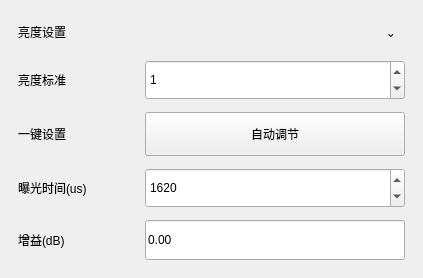
                  <widget class="QFrame" name="allBrightnessCard">
                   <property name="frameShape">
                    <enum>QFrame::NoFrame</enum>
                   </property>
                   <property name="card" stdset="0">
                    <bool>true</bool>
                   </property>
                   <layout class="QVBoxLayout" name="verticalLayout_allBrightnessCard">
                    <property name="spacing">
                     <number>14</number>
                    </property>
                    <property name="leftMargin">
                     <number>18</number>
                    </property>
                    <property name="topMargin">
                     <number>18</number>
                    </property>
                    <property name="rightMargin">
                     <number>18</number>
                    </property>
                    <property name="bottomMargin">
                     <number>18</number>
                    </property>
                    <item>
                     <widget class="QFrame" name="allBrightnessCardHeaderFrame">
                      <property name="frameShape">
                       <enum>QFrame::NoFrame</enum>
                      </property>
                      <layout class="QHBoxLayout" name="horizontalLayout_allBrightnessCardHeader">
                       <property name="spacing">
                        <number>0</number>
                       </property>
                       <property name="leftMargin">
                        <number>0</number>
                       </property>
                       <property name="topMargin">
                        <number>0</number>
                       </property>
                       <property name="rightMargin">
                        <number>0</number>
                       </property>
                       <property name="bottomMargin">
                        <number>0</number>
                       </property>
                       <item>
                        <widget class="QLabel" name="allBrightnessCardTitleLabel">
                         <property name="text">
                          <string>亮度设置</string>
                         </property>
                         <property name="cardTitle" stdset="0">
                          <bool>true</bool>
                         </property>
                        </widget>
                       </item>
                       <item>
                        <spacer name="horizontalSpacer_allBrightnessCardHeader">
                         <property name="orientation">
                          <enum>Qt::Horizontal</enum>
                         </property>
                         <property name="sizeHint" stdset="0">
                          <size>
                           <width>40</width>
                           <height>20</height>
                          </size>
                         </property>
                        </spacer>
                       </item>
                       <item>
                        <widget class="QToolButton" name="allBrightnessCardCollapseButton">
                         <property name="minimumSize">
                          <size>
                           <width>28</width>
                           <height>28</height>
                          </size>
                         </property>
                         <property name="text">
                          <string>⌄</string>
                         </property>
                         <property name="autoRaise">
                          <bool>true</bool>
                         </property>
                        </widget>
                       </item>
                      </layout>
                     </widget>
                    </item>
                    <item>
                     <widget class="QFrame" name="allBrightnessFormFrame">
                      <property name="frameShape">
                       <enum>QFrame::NoFrame</enum>
                      </property>
                      <layout class="QGridLayout" name="gridLayout_allBrightness">
                       <property name="leftMargin">
                        <number>0</number>
                       </property>
                       <property name="topMargin">
                        <number>0</number>
                       </property>
                       <property name="rightMargin">
                        <number>0</number>
                       </property>
                       <property name="bottomMargin">
                        <number>0</number>
                       </property>
                       <property name="horizontalSpacing">
                        <number>18</number>
                       </property>
                       <property name="verticalSpacing">
                        <number>12</number>
                       </property>
                       <item row="0" column="2">
                        <widget class="QSpinBox" name="brightnessStandardspinBox">
                         <property name="sizePolicy">
                          <sizepolicy hsizetype="Preferred" vsizetype="Fixed">
                           <horstretch>0</horstretch>
                           <verstretch>0</verstretch>
                          </sizepolicy>
                         </property>
                         <property name="minimumSize">
                          <size>
                           <width>260</width>
                           <height>40</height>
                          </size>
                         </property>
                         <property name="value">
                          <number>1</number>
                         </property>
                        </widget>
                       </item>
                       <item row="2" column="0">
                        <widget class="QLabel" name="exposureTimeLabel">
                         <property name="text">
                          <string>曝光时间(us)</string>
                         </property>
                         <property name="formLabel" stdset="0">
                          <bool>true</bool>
                         </property>
                        </widget>
                       </item>
                       <item row="3" column="2">
                        <widget class="QLineEdit" name="gainLineEdit">
                         <property name="minimumSize">
                          <size>
                           <width>260</width>
                           <height>40</height>
                          </size>
                         </property>
                         <property name="text">
                          <string>0.00</string>
                         </property>
                        </widget>
                       </item>
                       <item row="2" column="2">
                        <widget class="QSpinBox" name="exposureTimespinBox">
                         <property name="sizePolicy">
                          <sizepolicy hsizetype="Preferred" vsizetype="Fixed">
                           <horstretch>0</horstretch>
                           <verstretch>0</verstretch>
                          </sizepolicy>
                         </property>
                         <property name="minimumSize">
                          <size>
                           <width>260</width>
                           <height>40</height>
                          </size>
                         </property>
                         <property name="maximum">
                          <number>5000</number>
                         </property>
                         <property name="value">
                          <number>1620</number>
                         </property>
                        </widget>
                       </item>
                       <item row="1" column="2">
                        <widget class="QPushButton" name="allAutoAdjustButton">
                         <property name="minimumSize">
                          <size>
                           <width>260</width>
                           <height>44</height>
                          </size>
                         </property>
                         <property name="text">
                          <string>自动调节</string>
                         </property>
                         <property name="softButton" stdset="0">
                          <bool>true</bool>
                         </property>
                        </widget>
                       </item>
                       <item row="0" column="0">
                        <widget class="QLabel" name="brightnessStandardLabel">
                         <property name="text">
                          <string>亮度标准</string>
                         </property>
                         <property name="formLabel" stdset="0">
                          <bool>true</bool>
                         </property>
                        </widget>
                       </item>
                       <item row="3" column="0">
                        <widget class="QLabel" name="gainLabel">
                         <property name="text">
                          <string>增益(dB)</string>
                         </property>
                         <property name="formLabel" stdset="0">
                          <bool>true</bool>
                         </property>
                        </widget>
                       </item>
                       <item row="1" column="0">
                        <widget class="QLabel" name="allAutoAdjustLabel">
                         <property name="text">
                          <string>一键设置</string>
                         </property>
                         <property name="formLabel" stdset="0">
                          <bool>true</bool>
                         </property>
                        </widget>
                       </item>
                       <item row="0" column="1">
                        <spacer name="horizontalSpacer">
                         <property name="orientation">
                          <enum>Qt::Horizontal</enum>
                         </property>
                         <property name="sizeHint" stdset="0">
                          <size>
                           <width>40</width>
                           <height>20</height>
                          </size>
                         </property>
                        </spacer>
                       </item>
                      </layout>
                     </widget>
                    </item>
                   </layout>
                  </widget>
